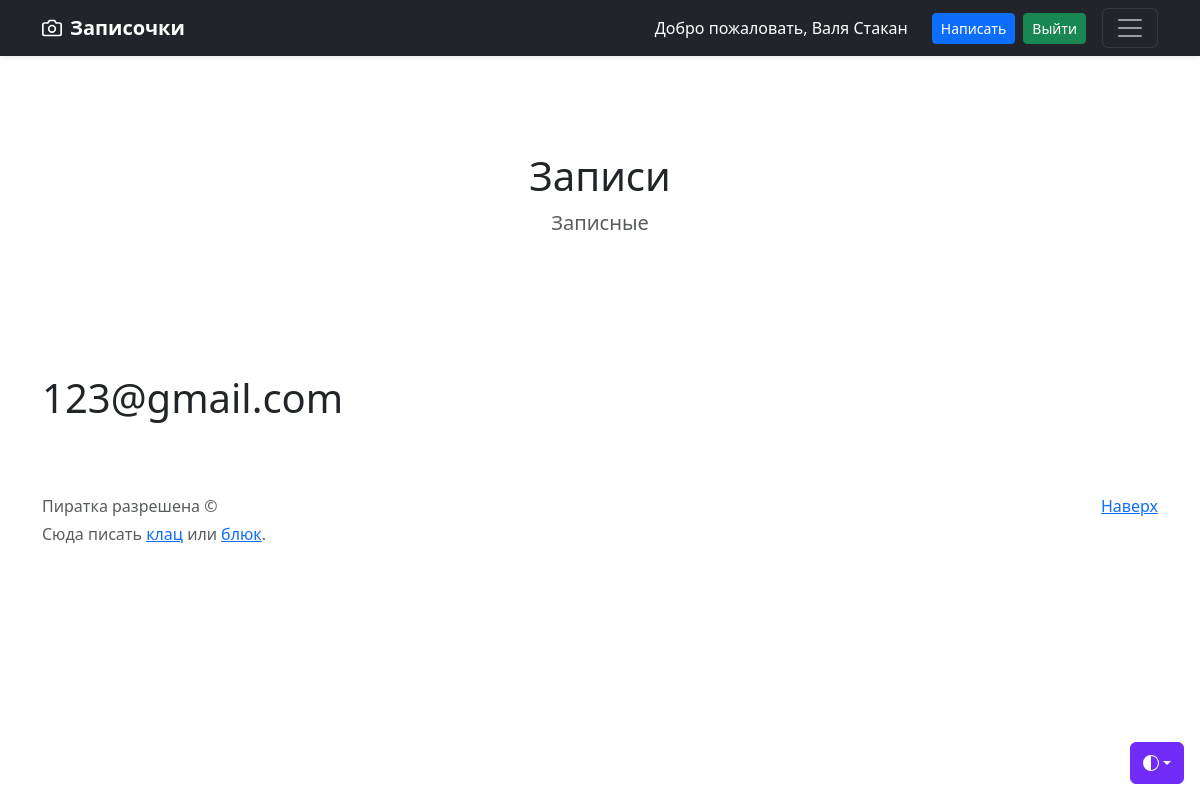
The page /profile (signed in) on the database its author committed.
### models.py (models this page shows)
class Base(Model):
    class Meta:
        database = db

class User(Base):
    first_name = CharField()
    last_name = CharField()
    email = CharField(unique=True)
    password_hash = CharField()
    image_path = CharField(null=True)

### app.py (the view)
@app.route('/profile', methods=['GET'])
def profile():
    if session.get('user_id'):
        user = User.get_or_none(User.id == session['user_id'])
    else:
        user = None
    return render_template('profile.html', user=user)

### app.py (called while the page is built)
@app.before_request
def get_user():
    user_id = session.get('user_id')
    if user_id:
        user = User.get_or_none(User.id == user_id)
    else:
        user = None
    request.user = user

### templates/profile.html
{% extends "base.html" %}
{% block content %}
    <h1>{{ user.email }}</h1>
{% endblock %}

### templates/base.html (shortened to what this page needs)
<!doctype html>
<html lang="ru" data-bs-theme="auto">
  <head><script src="/docs/5.3/assets/js/color-modes.js"></script>
<link href="https://cdn.jsdelivr.net/npm/bootstrap@5.3.0/dist/css/bootstrap.min.css"
      rel="stylesheet"
>
  </head>
  <body>
    <div class="dropdown position-fixed bottom-0 end-0 mb-3 me-3 bd-mode-toggle">
      <button class="btn btn-bd-primary py-2 dropdown-toggle d-flex align-items-center"
              id="bd-theme"
              type="button"
              aria-expanded="false"
              data-bs-toggle="dropdown"
              aria-label="Toggle theme (auto)">
        <svg class="bi my-1 theme-icon-active" width="1em" height="1em"><use href="#circle-half"></use></svg>
      </button>
    </div>
<header data-bs-theme="dark">
  <div class="navbar navbar-dark bg-dark shadow-sm">
    <div class="container d-flex justify-content-between align-items-center">
      <a href="#" class="navbar-brand d-flex align-items-center">
        <strong style="color: white">Записочки</strong>
      </a>
      <div class="d-flex align-items-center ms-auto gap-2 me-3">
        {% if user %}
          <span class="text-white me-3">Добро пожаловать, {{user.first_name}} {{user.last_name}}</span>
          <a href="{{ url_for('add_post') }}" class="btn btn-primary btn-sm">Написать</a>
          <a href="{{ url_for('logout') }}" class="btn btn-success btn-sm">Выйти</a>
        {% else %}
          <a href="{{ url_for('register') }}" class="btn btn-success btn-sm">Регистрация</a>
          <a href="{{ url_for('login') }}" class="btn btn-success btn-sm">Войти</a>
        {% endif %}
      </div>
      <button class="navbar-toggler" type="button" data-bs-toggle="collapse" data-bs-target="#navbarHeader" aria-controls="navbarHeader" aria-expanded="false" aria-label="Toggle navigation">
        <span class="navbar-toggler-icon"></span>
      </button>
    </div>
  </div>
</header>
<section class="py-5 text-center container">
    <div class="row py-lg-5">
      <div class="col-lg-6 col-md-8 mx-auto">
        <h1 class="fw-light">Записи</h1>
        <p class="lead text-body-secondary">Записные</p>
      </div>
    </div>
  </section>
<main class="container my-4">
  {% block content %}{% endblock %}
</main>
<footer class="text-body-secondary py-5">
  <div class="container">
    <p class="float-end mb-1">
      <a href="#">Наверх</a>
    </p>
    <p class="mb-1">Пиратка разрешена &copy; </p>
    <p class="mb-0">Сюда писать <a href="/">клац</a> или <a href="/docs/5.3/getting-started/introduction/">блюк</a>.</p>
  </div>
</footer>
    </body>
</html>

### templates/base.html (style rules this page uses)
.bi { vertical-align: -.125em; fill: currentColor; }
.btn-bd-primary { --bd-violet-bg: #712cf9; --bd-violet-rgb: 112.520718, 44.062154, 249.437846; --bs-btn-font-weight: 600; --bs-btn-color: var(--bs-white); --bs-btn-bg: var(--bd-violet-bg); --bs-btn-border-color: var(--bd-violet-bg); --bs-btn-hover-color: var(--bs-white); --bs-btn-hover-bg: #6528e0; --bs-btn-hover-border-color: #6528e0; --bs-btn-focus-shadow-rgb: var(--bd-violet-rgb); --bs-btn-active-color: var(--bs-btn-hover-color); --bs-btn-active-bg: #5a23c8; --bs-btn-active-border-color: #5a23c8; }
.bd-mode-toggle { z-index: 1500; }

### rows shown on the page
User: first_name "Валя", last_name "Стакан", email "123@gmail.com"
